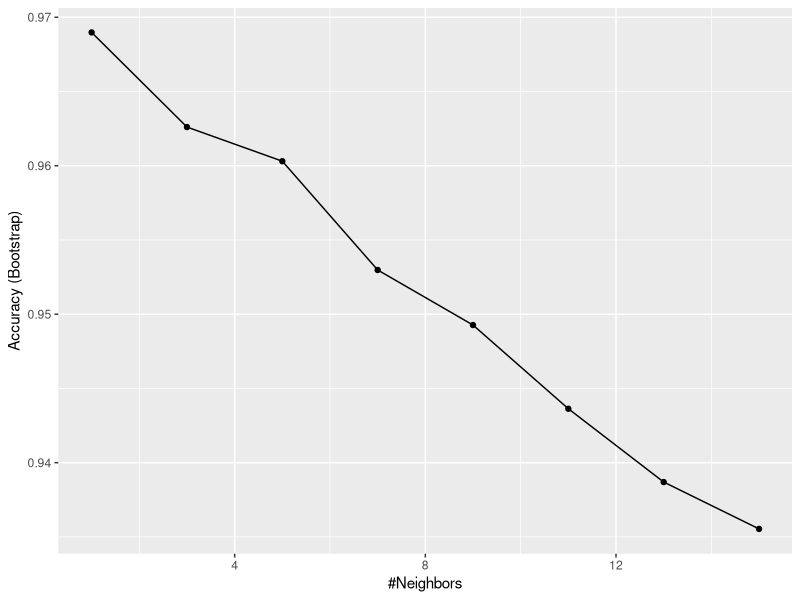
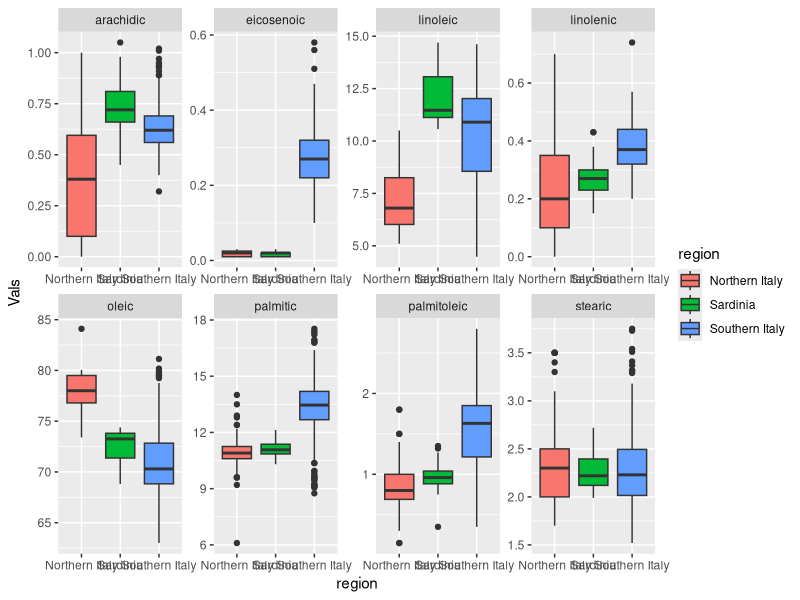
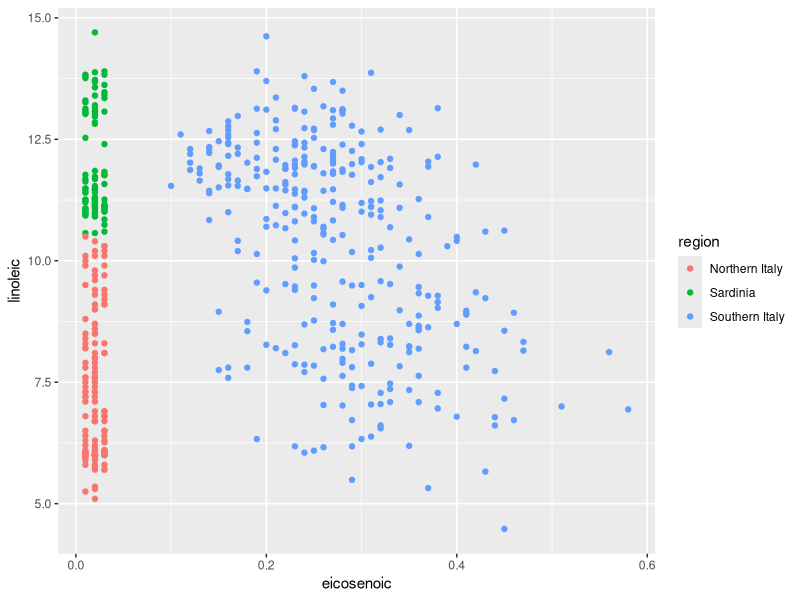
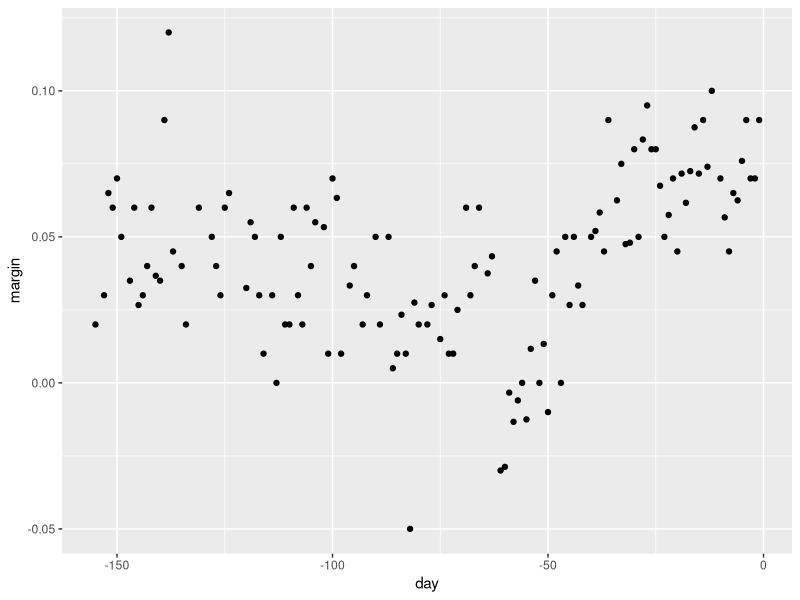
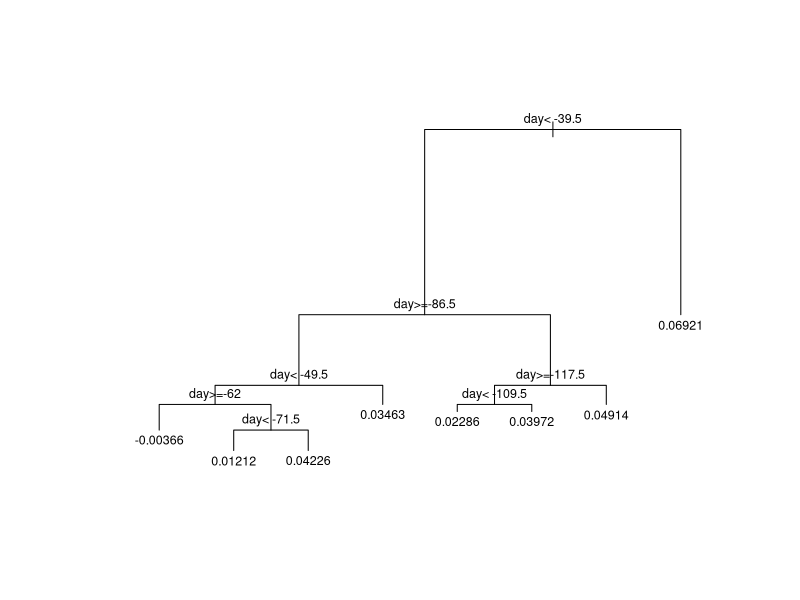
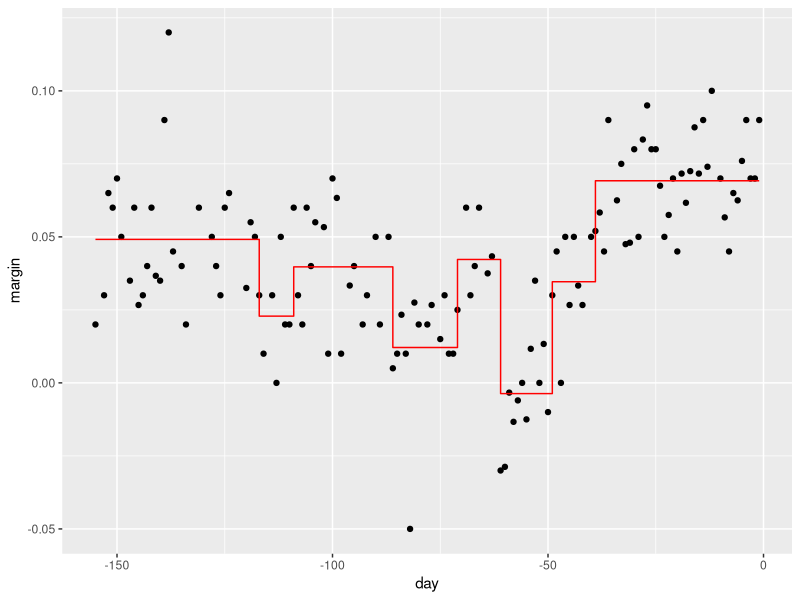
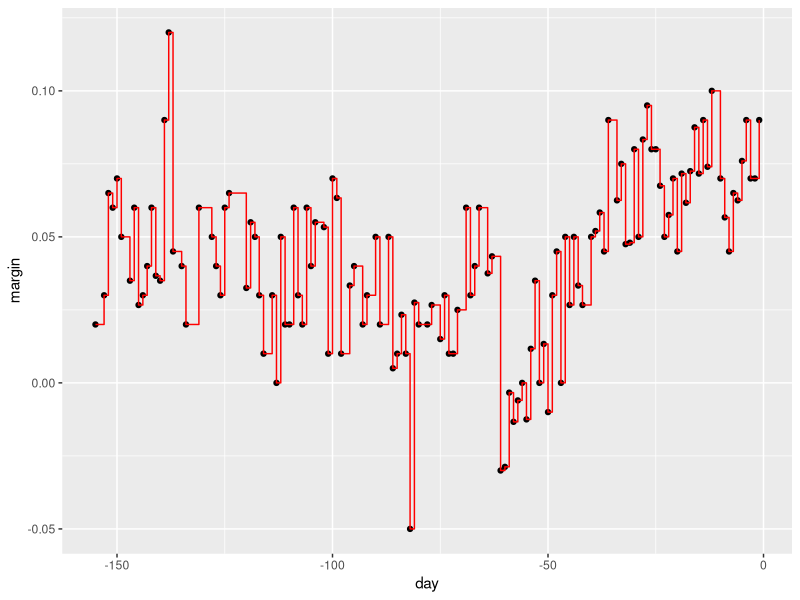
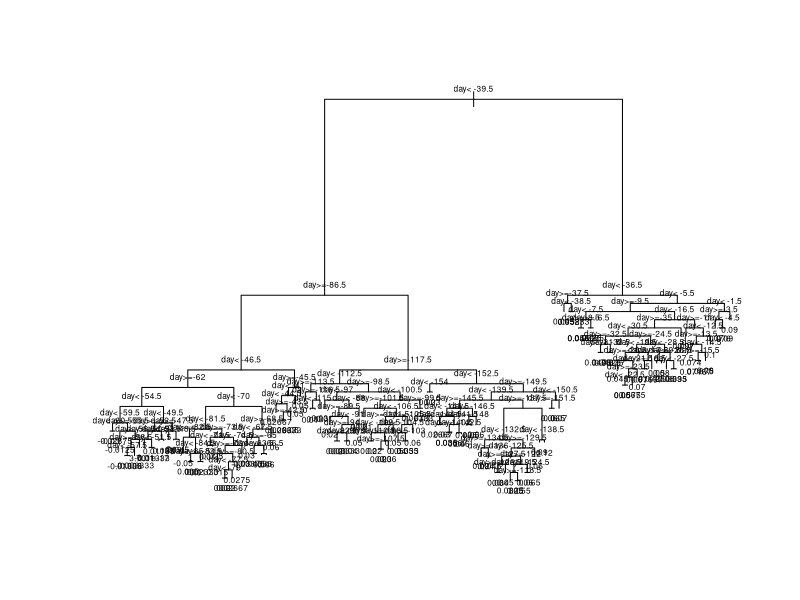

Source code (R) for these figures, in order:
library(tidyverse)
library(dslabs)
library(dplyr)
library(caret)
library(ggplot2)
library(rpart)
data("olive")


names(olive)
table(olive$region)
cat("\014")
olive <- olive %>% select(-area)

fit <- train(region ~., method = "knn", tuneGrid = data.frame(k = seq(1, 15, 2)), data = olive)
ggplot(fit)

dat <- olive %>% pivot_longer(-"region", names_to = "Composition", values_to = "Vals")
dat %>% group_by(Composition) %>% ggplot(aes(region,Vals, fill = region)) + geom_boxplot() + facet_wrap(~Composition, scale = "free", ncol = 4)

olive %>% ggplot(aes(eicosenoic, linoleic, color = region)) + geom_point()

#-------------------------

data("polls_2008")
qplot(day, margin, data = polls_2008)

fit <- rpart(margin ~ ., data = polls_2008)

plot(fit, margin = 0.1)
text(fit, cex = 0.75)

polls_2008 %>% mutate(y_hat = predict(fit)) %>% ggplot() + geom_point(aes(day, margin)) + geom_step(aes(day, y_hat), col = "red")


fit <- rpart(margin ~ ., data = polls_2008, control = rpart.control(cp = 0, minsplit = 2))
polls_2008 %>% mutate(y_hat = predict(fit)) %>% ggplot() + geom_point(aes(day, margin)) + geom_step(aes(day, y_hat), col = "red")
plot(fit, margin = 0.005)
text(fit, cex = 0.5)

# use cross validation to choose cp
library(caret)
train_rpart <- train(margin ~ ., method = "rpart", tuneGrid = data.frame(cp = seq(0, 0.05, len = 25)), data = polls_2008)
ggplot(train_rpart)

# access the final model and plot it
plot(train_rpart$finalModel, margin = 0.1)
text(train_rpart$finalModel, cex = 0.75)

polls_2008 %>% 
  mutate(y_hat = predict(train_rpart)) %>% 
  ggplot() +
  geom_point(aes(day, margin)) +
  geom_step(aes(day, y_hat), col="red")

# prune the tree 
pruned_fit <- prune(fit, cp = 0.05)
plot(pruned_fit, margin = 0.1)
text(pruned_fit, cex = 0.75)
